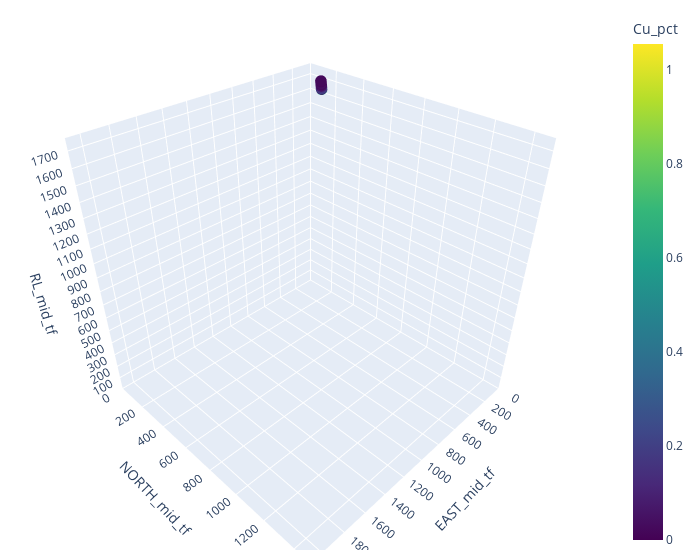

Notebook code cell kept with this figure:
### Code cell
fig = px.scatter_3d(val_subset, x=val_subset['EAST_mid_tf'], y=val_subset['NORTH_mid_tf'], z=val_subset['RL_mid_tf'],
              color=val_subset['Cu_pct'], color_continuous_scale='viridis')




fig.update_layout(
    scene = dict(
        xaxis = dict(nticks=21, range=[0,2100],),
                     yaxis = dict(nticks=15, range=[0,1500],),
                     zaxis = dict(nticks=18, range=[0,1770],),),
    width=700,
    margin=dict(r=20, l=10, b=10, t=10))

fig.update_traces(marker_size = 4)

fig.show()
